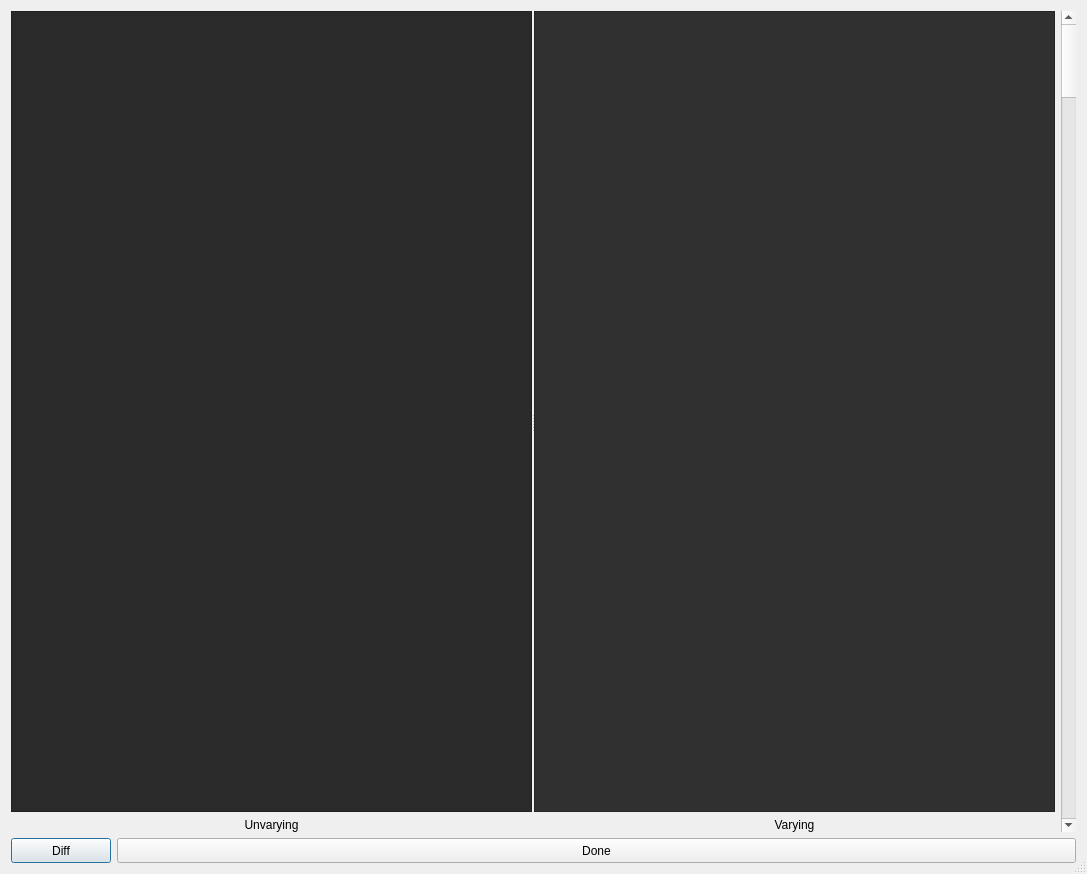
<?xml version="1.0" encoding="UTF-8"?>
<ui version="4.0">
 <class>WatchWindow</class>
 <widget class="QDialog" name="WatchWindow">
  <property name="geometry">
   <rect>
    <x>0</x>
    <y>0</y>
    <width>1087</width>
    <height>874</height>
   </rect>
  </property>
  <property name="windowTitle">
   <string>Watch Window</string>
  </property>
  <property name="sizeGripEnabled">
   <bool>true</bool>
  </property>
  <layout class="QGridLayout" name="gridLayout">
   <item row="0" column="0">
    <layout class="QVBoxLayout" name="verticalLayout_3">
     <item>
      <layout class="QHBoxLayout" name="horizontalLayout">
       <item>
        <widget class="QSplitter" name="splitter">
         <property name="lineWidth">
          <number>0</number>
         </property>
         <property name="orientation">
          <enum>Qt::Horizontal</enum>
         </property>
         <property name="handleWidth">
          <number>2</number>
         </property>
         <property name="childrenCollapsible">
          <bool>false</bool>
         </property>
         <widget class="QWidget" name="verticalLayoutWidget">
          <layout class="QVBoxLayout" name="verticalLayout">
           <property name="spacing">
            <number>6</number>
           </property>
           <item>
            <widget class="QTextEdit" name="unvaryingEdit">
             <property name="styleSheet">
              <string notr="true">QTextEdit {
	background: rgb(42, 42, 42);
}</string>
             </property>
             <property name="lineWidth">
              <number>2</number>
             </property>
             <property name="lineWrapMode">
              <enum>QTextEdit::NoWrap</enum>
             </property>
             <property name="readOnly">
              <bool>true</bool>
             </property>
             <property name="textInteractionFlags">
              <set>Qt::TextSelectableByKeyboard|Qt::TextSelectableByMouse</set>
             </property>
            </widget>
           </item>
           <item>
            <widget class="QLabel" name="label">
             <property name="sizePolicy">
              <sizepolicy hsizetype="Expanding" vsizetype="Preferred">
               <horstretch>0</horstretch>
               <verstretch>0</verstretch>
              </sizepolicy>
             </property>
             <property name="text">
              <string>Unvarying</string>
             </property>
             <property name="alignment">
              <set>Qt::AlignCenter</set>
             </property>
            </widget>
           </item>
          </layout>
         </widget>
         <widget class="QWidget" name="verticalLayoutWidget_2">
          <layout class="QVBoxLayout" name="verticalLayout_2">
           <item>
            <widget class="QTextEdit" name="varyingEdit">
             <property name="styleSheet">
              <string notr="true">QTextEdit {
	background: rgb(48, 48, 48);
}</string>
             </property>
             <property name="lineWidth">
              <number>2</number>
             </property>
             <property name="lineWrapMode">
              <enum>QTextEdit::NoWrap</enum>
             </property>
             <property name="readOnly">
              <bool>true</bool>
             </property>
            </widget>
           </item>
           <item>
            <widget class="QLabel" name="label_2">
             <property name="sizePolicy">
              <sizepolicy hsizetype="Expanding" vsizetype="Preferred">
               <horstretch>0</horstretch>
               <verstretch>0</verstretch>
              </sizepolicy>
             </property>
             <property name="text">
              <string>Varying</string>
             </property>
             <property name="alignment">
              <set>Qt::AlignCenter</set>
             </property>
            </widget>
           </item>
          </layout>
         </widget>
        </widget>
       </item>
       <item>
        <widget class="QScrollBar" name="dualScroller">
         <property name="minimumSize">
          <size>
           <width>15</width>
           <height>0</height>
          </size>
         </property>
         <property name="maximumSize">
          <size>
           <width>15</width>
           <height>16777215</height>
          </size>
         </property>
         <property name="orientation">
          <enum>Qt::Vertical</enum>
         </property>
        </widget>
       </item>
      </layout>
     </item>
     <item>
      <layout class="QHBoxLayout" name="horizontalLayout_2">
       <item>
        <widget class="QPushButton" name="diffButton">
         <property name="maximumSize">
          <size>
           <width>100</width>
           <height>25</height>
          </size>
         </property>
         <property name="text">
          <string>Diff</string>
         </property>
        </widget>
       </item>
       <item>
        <widget class="QPushButton" name="doneButton">
         <property name="maximumSize">
          <size>
           <width>16777215</width>
           <height>25</height>
          </size>
         </property>
         <property name="text">
          <string>Done</string>
         </property>
        </widget>
       </item>
      </layout>
     </item>
    </layout>
   </item>
  </layout>
  <action name="actionFind">
   <property name="text">
    <string>Find</string>
   </property>
   <property name="shortcut">
    <string>Ctrl+F</string>
   </property>
  </action>
  <action name="actionFindNext">
   <property name="text">
    <string>Find Next</string>
   </property>
   <property name="shortcut">
    <string>Ctrl+G</string>
   </property>
  </action>
  <action name="actionFindPrevious">
   <property name="text">
    <string>Find Previous</string>
   </property>
   <property name="shortcut">
    <string>Ctrl+Shift+G</string>
   </property>
  </action>
 </widget>
 <resources/>
 <connections/>
</ui>
